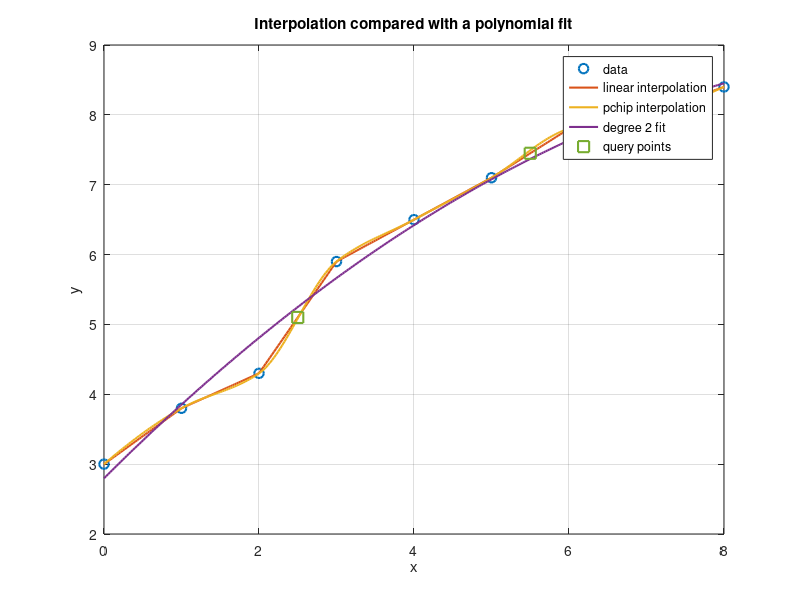

MATLAB code to generate this figure:
% MATH 346 - Week 3
% Possible worked solution - compare only after attempting the starter.
% Other correct implementations are possible.
% Compare interpolation with polynomial fitting

clear; clc; close all;

x = [0 1 2 3 4 5 6 7 8];
y = [3.0 3.8 4.3 5.9 6.5 7.1 7.8 8.0 8.4];

x_query = [2.5 5.5];

y_linear = interp1(x, y, x_query, "linear");
y_pchip = interp1(x, y, x_query, "pchip");

p2 = polyfit(x, y, 2);
y_fit_query = polyval(p2, x_query);

for k = 1:numel(x_query)
    fprintf("x = %.1f: linear = %.3f, pchip = %.3f, degree 2 fit = %.3f\n", ...
        x_query(k), y_linear(k), y_pchip(k), y_fit_query(k));
end

x_fine = linspace(min(x), max(x), 300);
y_linear_curve = interp1(x, y, x_fine, "linear");
y_pchip_curve = interp1(x, y, x_fine, "pchip");
y_fit_curve = polyval(p2, x_fine);

figure;
plot(x, y, "o", "MarkerSize", 7, "LineWidth", 1.5);
hold on;
plot(x_fine, y_linear_curve, "LineWidth", 1.5);
plot(x_fine, y_pchip_curve, "LineWidth", 1.5);
plot(x_fine, y_fit_curve, "LineWidth", 1.5);
plot(x_query, y_linear, "s", "MarkerSize", 8, "LineWidth", 1.5);
hold off;
grid on;
xlabel("x");
ylabel("y");
title("Interpolation compared with a polynomial fit");
legend("data", "linear interpolation", "pchip interpolation", ...
    "degree 2 fit", "query points", "Location", "best");

fprintf("\nThe query points are inside the measured range.\n");
fprintf("For x-values outside this range, the question becomes extrapolation.\n");
